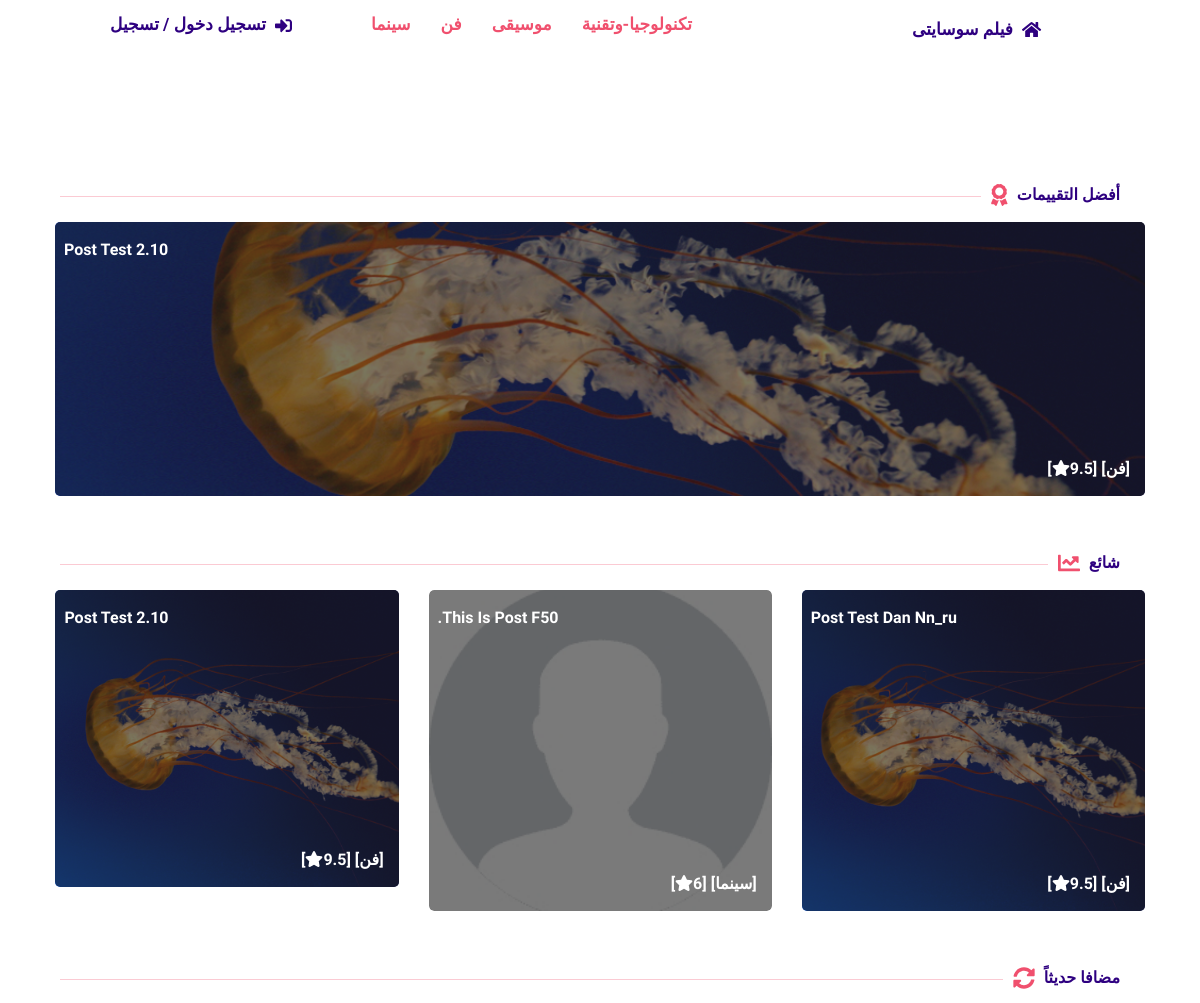
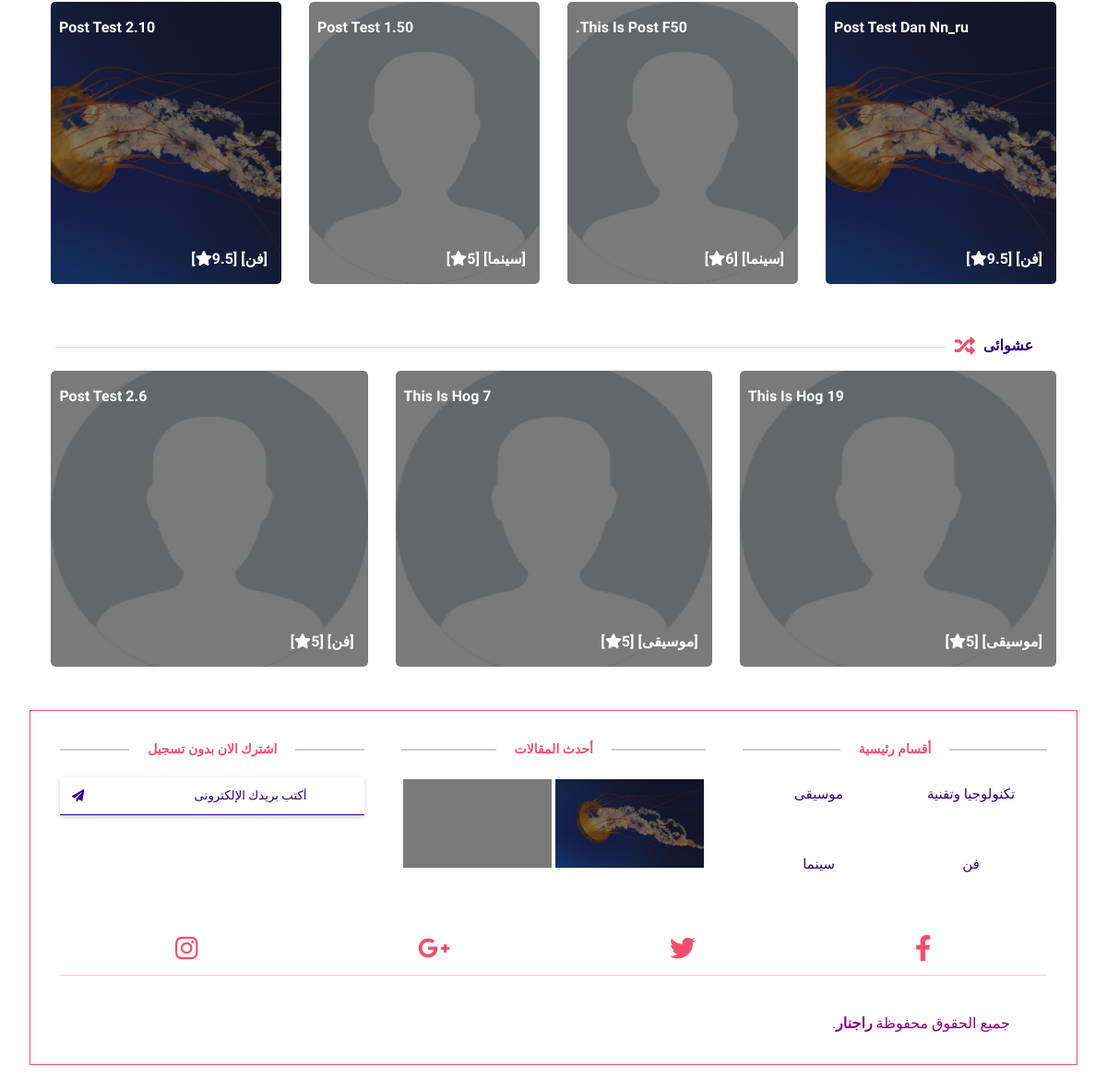
The page / on the database its author committed (2 pictures, top to bottom).
### tables this page shows
CREATE TABLE IF NOT EXISTS `categories` (
  `ID` int(11) NOT NULL,
  `Name` varchar(255) NOT NULL,
  `Description` text NOT NULL,
  `parent` int(11) NOT NULL,
  `Ordering` int(11) DEFAULT NULL,
  `Visibility` tinyint(4) NOT NULL DEFAULT '0',
  `Allow_Comment` tinyint(4) NOT NULL DEFAULT '0',
  `Allow_Ads` tinyint(4) NOT NULL DEFAULT '0'
);

CREATE TABLE IF NOT EXISTS `posts` (
  `Post_ID` int(11) NOT NULL,
  `Name` varchar(255) NOT NULL,
  `Description` text NOT NULL,
  `Image` varchar(255) NOT NULL,
  `Status` varchar(255) NOT NULL,
  `Add_Date` timestamp NOT NULL DEFAULT CURRENT_TIMESTAMP ON UPDATE CURRENT_TIMESTAMP,
  `Rating` float NOT NULL,
  `Approve` tinyint(4) NOT NULL DEFAULT '0',
  `Cat_ID` int(11) NOT NULL,
  `Member_ID` int(11) NOT NULL,
  `tags` varchar(255) DEFAULT NULL
);

### init.php (called while the page is built, shortened)
<?php
include 'admin/connect.php';
$functions = 'includes/functions/';
include $functions . 'functions.php';
  class hook {
    public function inc_header($part = Null, $dash = Null, $header = 'header'){
      $temps = 'includes/templates/';
    return $head = include $temps . $header. $dash . $part. '.php';
    }
    public function inc_footer($part = Null, $dash = Null,$footer = 'footer'){
      $temps = 'includes/templates/';
    return $foot = include $temps . $footer. $dash . $part. '.php';
    }
  }
 ?>

### includes/components/latest_posts.php (the view, shortened to what this page needs)
<div class="uk-text-left uk-width-1-1@s uk-width-1-1@m uk-width-1-1@l uk-margin-medium-top">
<span class="uk-text-left home_title">
  مضافا حديثاً
   <i class="fas fa-sync-alt homepage_icon"></i></span>
</div>
<div class="uk-text-left uk-width-1-1@s uk-width-1-1@m uk-width-1-1@l uk-margin-remove uk-margin-auto uk-padding-remove" uk-grid>
<?php
$cat_state = $con->prepare("SELECT
                  categories.ID,categories.Name as cat_name, categories.Description as cat_desc, posts.* FROM posts
                 INNER JOIN categories ON posts.Cat_ID = categories.ID
                 ORDER BY Post_ID DESC LIMIT 4");
$cat_state->execute();
$the_cat = $cat_state->fetchALL();
foreach ($the_cat as $post) {
?>
<div class="uk-padding-small uk-width-1-1@s uk-width-1-4@m uk-width-1-4@l">
 <div class="cat-posts uk-border-rounded uk-inline-clip uk-transition-toggle uk-animation-toggle" style="background-image: url(<?php echo empty($post['Image']) ? 'admin/uploads/posts/user.jpg' : 'admin/uploads/posts/' . $post['Image'];?>)">
   <div class="uk-overlay-primary uk-border-rounded">
     <div class="uk-card-header">
       <h3 class="post_title_cat uk-text-capitalize">
           <a id="<?php echo $post['Post_ID']; ?>" href="posts.php?postid=<?php echo $post['Post_ID']; ?>" class="checkActive">
           <?php echo excerpt_len($post['Name']); ?>
         </a>
           </h3>
     </div>
     <div class="top_commented uk-animation-fade uk-animation-reverse">
       <span>[<?php echo $post['cat_name']; ?>]</span>
       <span>[<?php echo $post['Rating'] . "<i class='fas fa-star'></i>"; ?>]</span>
     </div>
   </div>
 </div>
</div>
<?php } ?>
</div>

### includes/templates/header.php (shortened to what this page needs)
<?php global $user_info, $session_user, $current_page;  ?>
  <!DOCTYPE html>
  <html lang="ar" dir="rtl">
  <head>
  </head>
  <body>
    <header class="front_header" uk-sticky uk-grid>
      <?php if(isset($_SESSION['user'])) { ?>
        <nav class="uk-navbar uk-width-1-1 uk-margin-remove" uk-navbar>
          <div class="uk-navbar-left">
            <ul class="uk-navbar-nav">
              <li class="list_home">
                <a href="index.php">
                  فيلم سوسايتى
                  <i class="fas fa-home fa-1x"></i>
                </a>
              </li>
            </ul>
          </div>
          <div class="uk-navbar-right">
            <ul class="uk-navbar-nav">
              <?php if($user_info['GroupID'] != 0 ) { ?>
              <li class="list_homepage">
                <a class="MainColor" href="admin/index.php">
                  <i class="fas fa-tachometer-alt fa-1x"></i>
                </a>
              </li>
            <?php } ?>
              <li class="list_homepage <?php if(isset($current_page) && $current_page == 'add-post.php') { echo " active_upper "; } ?>">
                <a href="add-post.php" class="">
                  <i class="fas fa-edit fa-1x"></i>
                  <?php if($current_page == 'add-post.php') { echo "<span class='uk-text-success'> Add Post</span>"; } ?>
                </a>
              </li>
              <li class="list_homepage <?php if(isset($current_page) && $current_page == 'profile.php') { echo " active_upper "; } ?>">
                <a href="profile.php">
                  <i class="fas fa-user fa-1x"></i>
                  <?php if($current_page == 'profile.php') { echo "<span class='uk-text-success'> Profile</span>"; } ?>
                </a>
              </li>
              <li class="list_homepage">
                <a class="MainColor" href="logout.php">
                  <i class="fas fa-sign-out-alt fa-1x"></i>
                </a>
              </li>
            </ul>
          </div>
        </nav>
        <nav class="uk-navbar uk-width-1-1 uk-margin-remove down_nav" uk-navbar>
          <ul class="uk-navbar-nav uk-margin-auto" uk-grid>
            <?php
            $top_nav_cat = get_all_rec('*', 'categories', 'parent = 0', 'ID DESC', 4);
              foreach ($top_nav_cat as $cat) {
                 ?>
                <li class="list_nav uk-padding-remove <?php if(isset($_GET['page_title']) && $_GET['page_title'] == $cat['Name']) { echo "acitveTwo";} ?>">
                   <?php
                  echo "<a class='a_header' href='categories.php?pageid=".$cat['ID']."&page_title=".str_replace(' ', '-', $cat['Name'])."'>";
                    echo $cat['Name'];
                  echo "</a>"; ?>
                </li>
                <?php
                $down_nav_cat = get_all_rec("*", "sub_categories", "category_id = {$cat['ID']}", "id_sub DESC", 4);
                if (!empty($down_nav_cat)) { ?>
                <ul class="child_cat" uk-dropdown>
                <?php
                foreach ($down_nav_cat as $down) { ?>
                <li>
                  <?php
                  echo "<a href='categories.php?pageid=".$down['id_sub']."&page_title=".str_replace(' ', '-', $down['name_sub'])."'>";
                    echo $down['name_sub'];
                  echo "</a>"; ?>
                </li>
            <?php  }  ?>
          </ul>
        <?php } ?>
            <?php } ?>
          </ul>
        </nav>
        <?php } else{ ?>
          <nav class="uk-navbar uk-width-1-1 uk-margin-remove">
            <div class="uk-navbar-left">
              <ul class="uk-navbar-nav">
                <li class="list_home">
                  <a class="" href="index.php">
                    <i class="fas fa-home fa-1x"></i>
                    فيلم سوسايتى
                  </a>
                </li>
              </ul>
            </div>
            <div class="uk-navbar-right">
              <ul class="uk-navbar-nav uk-margin-auto" uk-grid>
                <?php
                $top_nav_cat = get_all_rec('*', 'categories', 'parent = 0', 'ID DESC', 4);
                  foreach ($top_nav_cat as $cat) {
                    $dod = str_replace( ' ', '-', $cat['Name']);
                    $zoz = isset($_GET['page_title']) ? $_GET['page_title'] : "";
                     ?>
                    <li class="list_nav uk-padding-remove <?php if(isset($zoz) &&$zoz == $dod) {
                      echo "acitveTwo";}  ?>">
                       <?php
                      echo "<a class='a_header' href='categories.php?pageid=".$cat['ID']."&page_title=".str_replace(' ', '-', $cat['Name'])."'>";
                        echo $dod;
                      echo "</a>"; ?>
                    </li>
                <?php } ?>
                <li>
                  <a href="login.php" class="log-sign">
                    <i class="fas fa-sign-in-alt fa-1x"></i>
              تسجيل دخول / تسجيل
            </a>
                </li>
              </ul>
            </div>
          </nav>
          <?php } ?>
    </header>

### includes/components/top_rating.php (shortened to what this page needs)
<div class="uk-text-left uk-width-1-1@s uk-width-1-1@m uk-width-1-1@l uk-margin-medium-top">
<span class="uk-text-left home_title">
  أفضل التقييمات
   <i class="fas fa-award homepage_icon"></i>
</span>
</div>
<div class="uk-text-left uk-width-1-1@s uk-width-1-1@m uk-width-1-1@l uk-margin-remove uk-margin-auto uk-padding-remove" uk-grid>
<?php
        $cat_state = $con->prepare("SELECT
                           categories.ID,categories.Name as cat_name, posts.* FROM posts
                           INNER JOIN categories ON posts.Cat_ID = categories.ID
                           ORDER BY Rating DESC LIMIT 1");
        $cat_state->execute();
        $the_cat = $cat_state->fetchALL();
      foreach ($the_cat as $post) {
         ?>
         <div class="uk-padding-small uk-width-1-1@s uk-width-1-1@m uk-width-1-1@l">
           <div class="cat-posts uk-border-rounded uk-inline-clip uk-transition-toggle uk-animation-toggle" style="background-image: url(<?php echo empty($post['Image']) ? 'admin/uploads/posts/user.jpg' : 'admin/uploads/posts/' . $post['Image'];?>)">
             <div class="uk-overlay-primary uk-border-rounded">
               <div class="uk-card-header">
                 <h3 class="post_title_cat uk-text-capitalize">
                     <a id="<?php echo $post['Post_ID']; ?>" href="posts.php?postid=<?php echo $post['Post_ID']; ?>" class="checkActive">
                     <?php echo excerpt_len($post['Name']); ?>
                   </a>
                     </h3>
               </div>
               <div class="top_commented uk-animation-fade uk-animation-reverse">
                 <span>[<?php echo $post['cat_name']; ?>]</span>
                 <span>[<?php echo $post['Rating'] . "<i class='fas fa-star'></i>"; ?>]</span>
               </div>
             </div>
           </div>
         </div>
       <?php } ?>
     </div>

### includes/components/top_commented.php (shortened to what this page needs)
<div class="uk-text-left uk-width-1-1@s uk-width-1-1@m uk-width-1-1@l uk-margin-medium-top">
  <span class="uk-text-left home_title">
    شائع
    <i class="fas fa-chart-line homepage_icon"></i>
  </span>
</div>
<div class="uk-text-left uk-width-1-1@s uk-width-1-1@m uk-width-1-1@l uk-margin-remove uk-margin-auto uk-padding-remove" uk-grid>
<?php
        $cat_state = $con->prepare("SELECT
                            comments.`post-id` as p_id,categories.ID,categories.Name as cat_name, categories.Description as cat_desc, posts.* FROM posts
                           INNER JOIN categories ON posts.Cat_ID = categories.ID
                           INNER JOIN comments ON posts.Post_ID = comments.`post-id`
                           GROUP BY p_id
                           ORDER BY Post_ID DESC LIMIT 3");
        $cat_state->execute();
        $the_cat = $cat_state->fetchALL();
      foreach ($the_cat as $post) {
         ?>
         <div class="uk-padding-small uk-width-1-1@s uk-width-1-3@m uk-width-1-3@l">
           <div class="cat-posts uk-border-rounded uk-inline-clip uk-transition-toggle uk-animation-toggle" style="background-image: url(<?php echo empty($post['Image']) ? 'admin/uploads/posts/user.jpg' : 'admin/uploads/posts/' . $post['Image'];?>)">
             <div class="uk-overlay-primary uk-border-rounded">
               <div class="uk-card-header">
                 <h3 class="post_title_cat uk-text-capitalize">
                     <a id="<?php echo $post['Post_ID']; ?>" href="posts.php?postid=<?php echo $post['Post_ID']; ?>" class="checkActive">
                     <?php echo excerpt_len($post['Name']); ?>
                   </a>
                     </h3>
               </div>
               <div class="top_commented uk-animation-fade uk-animation-reverse">
                 <span>[<?php echo $post['cat_name']; ?>]</span>
                 <span>[<?php echo $post['Rating'] . "<i class='fas fa-star'></i>"; ?>]</span>
               </div>
             </div>
           </div>
         </div>
       <?php } ?>
     </div>

### includes/components/random_posts.php (shortened to what this page needs)
<div class="uk-text-left uk-width-1-1@s uk-width-1-1@m uk-width-1-1@l uk-margin-medium-top">
<span class="uk-text-left home_title">
  عشوائى
  <i class="fas fa-random homepage_icon"></i></span>
</div>
<div class="uk-text-left uk-width-1-1@s uk-width-1-1@m uk-width-1-1@l uk-margin-remove uk-margin-auto uk-padding-remove" uk-grid>
<?php
        $cat_state = $con->prepare("SELECT
                           categories.ID,categories.Name as cat_name, posts.* FROM posts
                           INNER JOIN categories ON posts.Cat_ID = categories.ID
                           ORDER BY rand() DESC LIMIT 3");
        $cat_state->execute();
        $the_cat = $cat_state->fetchALL();
      foreach ($the_cat as $post) {
         ?>
         <div class="uk-padding-small uk-width-1-1@s uk-width-1-3@m uk-width-1-3@l">
           <div class="cat-posts uk-border-rounded uk-inline-clip uk-transition-toggle uk-animation-toggle" style="background-image: url(<?php echo empty($post['Image']) ? 'admin/uploads/posts/user.jpg' : 'admin/uploads/posts/' . $post['Image'];?>)">
             <div class="uk-overlay-primary uk-border-rounded">
               <div class="uk-card-header">
                 <h3 class="post_title_cat uk-text-capitalize">
                     <a id="<?php echo $post['Post_ID']; ?>" href="posts.php?postid=<?php echo $post['Post_ID']; ?>" class="checkActive">
                     <?php echo excerpt_len($post['Name']); ?>
                   </a>
                     </h3>
               </div>
               <div class="top_commented uk-animation-fade uk-animation-reverse">
                 <span>[<?php echo $post['cat_name']; ?>]</span>
                 <span>[<?php echo $post['Rating'] . "<i class='fas fa-star'></i>"; ?>]</span>
               </div>
             </div>
           </div>
         </div>
       <?php } ?>
     </div>

### includes/templates/footer-main.php (shortened to what this page needs)
<footer class="hold_footer">
  <div class="" uk-grid>
    <div class="uk-width-1-3@l uk-width-1-3@m uk-width-1-1@s">
      <div class="single_footer">
        <h4>أقسام رئيسية</h4>
        <ul class="uk-width-1-1" uk-grid>
        <?php
        $footer_cat = get_all_rec('*', 'categories', 'parent = 0', 'ID DESC',4);
        foreach ($footer_cat as $cat) { ?>
            <li class="uk-width-1-2">
              <?php
              echo "<a href='categories.php?pageid=".$cat['ID']."&page_title=".str_replace(' ', '-', $cat['Name'])."'>";
              echo $cat['Name'];
              echo "</a>";
              ?>
            </li>
          <?php  }  ?>
        </ul>
      </div>
    </div>
    <div class="uk-width-1-3@l uk-width-1-3@m uk-width-1-1@s">
      <div class="single_footer single_footer_address">
        <h4>أحدث المقالات</h4>
        <div class="hold_latest">
              <?php
              $latest_posts = get_all_rec('*', 'posts', '', 'Post_ID DESC',2);
              foreach ($latest_posts as $latest) { ?>
                <div class="uk-inline-clip uk-transition-toggle uk-light _latest_posts" style="background-image: url('admin/uploads/posts/<?php echo $latest['Image']; ?>')" tabindex="0">
                  <div class="uk-overlay-primary uk-height-1-1">
                </div>
              </div>
            <?php  } ?>
    </div>
  </div>
  </div>
    <div class="uk-width-1-3@l uk-width-1-3@m uk-width-1-1@s">
      <div class="single_footer single_footer_address">
        <h4>اشترك الان بدون تسجيل</h4>
        <div class="signup_form">
          <form action="#" class="subscribe">
            <input type="text" class="subscribe__input" placeholder="أكتب بريدك الإلكترونى">
            <button type="button" class="subscribe__btn"><i class="fas fa-paper-plane"></i></button>
          </form>
        </div>
      </div>
    </div>
</div>
  <div class="uk-margin-remove" uk-grid>
    <div class="uk-width-1-1@s social_profile">
        <ul>
          <li><a href="#"><i class="fab fa-facebook-f"></i></a></li>
          <li><a href="#"><i class="fab fa-twitter"></i></a></li>
          <li><a href="#"><i class="fab fa-google-plus-g"></i></a></li>
          <li><a href="#"><i class="fab fa-instagram"></i></a></li>
        </ul>
    </div>
    <div class="uk-width-1-1@s">
      <p class="copyright">جميع الحقوق محفوظة <a href="#">راجنار</a>.</p>
    </div>
  </div>
</footer>
  </body>
  </html>

### rows shown on the page
categories: Name "تكنولوجيا-وتقنية", Name "تكنولوجيا وتقنية"
categories: Name "موسيقى"
categories: Name "فن"
categories: Name "سينما"
posts: Image (picture), Name "Post Test 2.10", Cat_ID.Name "فن", Rating "9.5"
posts: Image (picture), Name "Post Test Dan Nn_ru", Cat_ID.Name "فن", Rating "9.5"
posts: Name "This Is Post F50.", Cat_ID.Name "سينما", Rating "6"
posts: Name "Post Test 1.50", Cat_ID.Name "سينما", Rating "5"
posts: Name "This Is Hog 19", Cat_ID.Name "موسيقى", Rating "5"
posts: Name "This Is Hog 7", Cat_ID.Name "موسيقى", Rating "5"
posts: Name "Post Test 2.6", Cat_ID.Name "فن", Rating "5"
